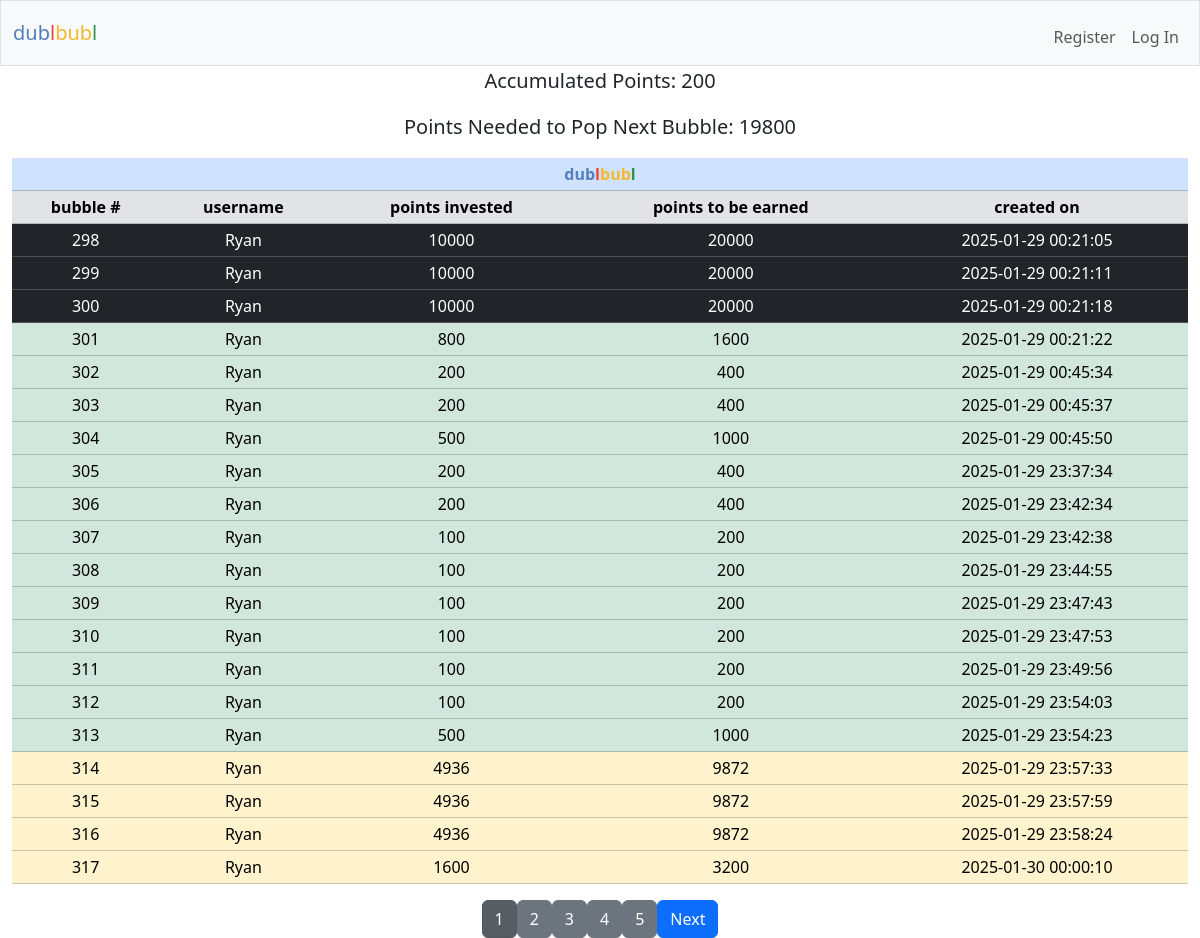
The page / on the database its author committed.
### tables this page shows
CREATE TABLE points_tracker (
            tracker_id INTEGER PRIMARY KEY AUTOINCREMENT NOT NULL,
            current_points_in INTEGER NOT NULL,
            date_created TEXT NOT NULL        
        );

CREATE TABLE dublbubl (
    row_id INTEGER PRIMARY KEY AUTOINCREMENT NOT NULL,
    user_id INTEGER NOT NULL,
    username TEXT NOT NULL,
    points_in INTEGER NOT NULL,
    points_out INTEGER NOT NULL,
    date_created TEXT NOT NULL,        
    FOREIGN KEY (user_id) REFERENCES users(id)
    FOREIGN KEY (username) REFERENCES users(username)
);

### app.py (the view)
@app.route("/", methods=["GET", "POST"])
def index():
    try:
        dublbubl = cur.execute("SELECT * FROM dublbubl").fetchall()
        rows_per_page = 20
        page = request.args.get("page", 1, type=int)
        offset = (page - 1) * rows_per_page
        dublbubl = cur.execute("""
            SELECT * FROM dublbubl
            ORDER BY row_id ASC
            LIMIT ? OFFSET ?
        """, (rows_per_page, offset)).fetchall()
        total_rows = cur.execute("SELECT COUNT(*) FROM dublbubl").fetchone()[0]
        total_pages = (total_rows + rows_per_page - 1) // rows_per_page
        current_points_in = cur.execute("SELECT current_points_in FROM points_tracker").fetchone()
        oldest_row_points_out = cur.execute("SELECT points_out FROM dublbubl ORDER BY row_id ASC LIMIT 1").fetchone()
        user_id = session.get("user_id")
        if user_id:
            user = cur.execute("SELECT * FROM users WHERE id = ?", (user_id,)).fetchall()
            user_history = cur.execute("SELECT * FROM dublbubl_history WHERE user_id = ? ORDER BY row_id DESC LIMIT 5", (user_id,)).fetchall()
        else:
            user = None
            user_history = None
    except sqlite3.OperationalError as e:
        print("Error: dublbubl_history table does not exist, creating it.")
        init_db()
    points_in_required = oldest_row_points_out[0] - current_points_in[0]
    points = request.form.get("points")
    current_date = datetime.datetime.now().strftime("%Y-%m-%d %H:%M:%S")
    if request.method == "POST":
        if user_id is None:
            return "You must be logged in to submit points."
        if not points:
            return "No points entered"
        try:
            points = int(points)
        except ValueError:
            return "Invalid Input"
        if points is None:
            return "Invalid Input"
        elif points <= 0 or points > 10000:
            return "Points must be between 1 and 10000"
        user_id = session["user_id"]
        user = cur.execute("SELECT * FROM users WHERE id = ?", (user_id,)).fetchone()
        current_points = cur.execute("SELECT points FROM users WHERE id = ?", (user[0],)).fetchone()
        current_points = current_points[0] if current_points else 0  # Default to 0 if no value exists
        try:
            cur.execute("""
            INSERT INTO dublbubl (row_id, user_id, username, points_in, points_out, date_created)
            VALUES (?, ?, ?, ?, ?, ?)
            """, (None, user[0], user[1], points, (points * 2), current_date))
            total_points = current_points - points
            cur.execute("UPDATE users SET points = ? WHERE id = ?", (total_points, user[0]))
            con.commit()
            socketio.emit("update_point_balance", {
                "point_balance": total_points  # Emitting only the total points balance
            }, room=user[0])  # Emits only to the specific user
            print(f"Emitting update to room: {user[0]} with new balance: {total_points}")
        except Exception as e:
            print(f"Error inserting row into dublbubl: {e}")
            con.rollback()
        row_count = cur.execute("SELECT COUNT(*) FROM dublbubl").fetchone()[0]
        print(f"Number of rows in dublbubl: {row_count}")
        if row_count > 1:
            if current_points_in:
                new_points_in = current_points_in[0] + points
                cur.execute("UPDATE points_tracker SET current_points_in = ?, date_created = ?", (new_points_in, current_date))
            else:
                cur.execute("INSERT INTO points_tracker (current_points_in, date_created) VALUES (?, ?)", (points, current_date))
            con.commit()
        else:
            new_points_in = current_points_in[0] if current_points_in else 0
        oldest_row_points_out = cur.execute("SELECT points_out FROM dublbubl ORDER BY row_id ASC LIMIT 1").fetchone()
        while new_points_in >= oldest_row_points_out[0]:
            oldest_row_id = cur.execute("SELECT row_id FROM dublbubl ORDER BY row_id ASC LIMIT 1").fetchone()
            oldest_row = cur.execute("SELECT * FROM dublbubl ORDER BY row_id ASC LIMIT 1").fetchone()
            current_total_points = cur.execute("SELECT total_points_earned FROM users WHERE id = ?", (oldest_row[1],)).fetchone()
            current_total_points = current_total_points[0] if current_total_points else 0  # Default to 0 if no value exists
            points = cur.execute("SELECT points FROM users WHERE id = ?", (oldest_row[1],)).fetchone()
            points = points[0] if points else 0  # Default to 0 if no value exists
            if oldest_row:
                cur.execute("""
                INSERT INTO dublbubl_history (user_id, username, row_id, creator_id, creator_username, points_in, points_out, date_created, date_archived)
                VALUES (?, ? ,?, ?, ? ,?, ?, ?, ?)
                """, (user[0], user[1], oldest_row[0], oldest_row[1], oldest_row[2], oldest_row[3], oldest_row[4], oldest_row[5], current_date))
                con.commit()
                updated_user_history = cur.execute("""
                    SELECT * FROM dublbubl_history
                    ORDER BY row_id DESC LIMIT 5
                """).fetchall()
                socketio.emit("update_user_history", {
                    "history": [
                        {
                            "bubble_number": row[3],
                            "points_invested": row[6],
                            "points_earned": row[7],
                            "created_on": row[8],
                            "archived_on": row[9]
                        } for row in updated_user_history
                    ]
                }, room=user[0])  # Emits only to the specific user
                print(f"Emitting update to room: {user[0]} with updated user history: {oldest_row[4]}")
                total_points_earned = current_total_points + oldest_row[4]
                cur.execute("UPDATE users SET total_points_earned = ? WHERE id = ?", (total_points_earned, oldest_row[1]))
                con.commit()
                total_points = points + oldest_row[4]
                cur.execute("UPDATE users SET points = ? WHERE id = ?", (total_points, oldest_row[1]))
                con.commit()
                current_total_points = total_points_earned
                socketio.emit("update_point_balance", {
                    "username": user[1],
                    "point_balance": total_points
                }, room=user[0])  # Emits only to the specific user
                print(f"Emitting update to room: {user[0]} with new balance: {total_points}")
            cur.execute("DELETE FROM dublbubl WHERE row_id = ?", (oldest_row_id[0],))
            con.commit()
            remaining_points_in = new_points_in - oldest_row_points_out[0]
            cur.execute("UPDATE points_tracker SET current_points_in = ?, date_created = ?", (remaining_points_in, current_date))
            con.commit()
            updated_rows = cur.execute("""
                SELECT * FROM dublbubl
                ORDER BY row_id ASC
                LIMIT ? OFFSET ?
            """, (rows_per_page, offset)).fetchall()
            socketio.emit("update_table", {"rows": updated_rows, "page": page})
            new_points_in = remaining_points_in
            if row_count == 0 or new_points_in <= 0:
                break
        return redirect("/")
    else:
        return render_template('index.html', dublbubl=dublbubl, user=user, current_points_in=current_points_in, points_in_required=points_in_required, user_history=user_history, page=page, total_pages=total_pages)

### app.py (called while the page is built)
@app.after_request
def after_request(response):
    response.headers["Cache-Control"] = "no-cache, no-store, must-revalidate"
    response.headers["Expires"] = 0
    response.headers["Pragma"] = "no-cache"
    return response

### templates/index.html (shortened to what this page needs)
{% extends "layout.html" %}
{% block main %}
<figure class="text-center">
  <blockquote class="blockquote">
    <p>Accumulated Points: {{ current_points_in[0] }}</p>
    <p>Points Needed to Pop Next Bubble: {{ points_in_required }}</p>
  </blockquote>
</figure>
<table class="table table-success table-sm text-center">
  <thead class="table-primary">
    <tr class="table-primary">
      <th class="table-primary" colspan="5"><span class="blue">dub</span><span class="red">l</span><span class="yellow">bub</span><span class="green">l</span></th>
    </tr>
  </thead>
  <thead>
    <tr class="table-secondary">
      <th>bubble #</th>
      <th>username</th>
      <th>points invested</th>
      <th>points to be earned</th>
      <th>created on</th>
    </tr>
  </thead>
  <tbody id="dublbubl">
    {% for row in dublbubl %}
    <tr class="
    {% if row[3] == 10000 %}
      table-dark
    {% elif row[3] > 5000 %}
      table-danger
    {% elif row[3] > 1000 %}
      table-warning
    {% else %}
      table-success
    {% endif %}
    ">
      <td>{{ row[0] }}</td>
      <td>{{ row[2] }}</td>
      <td>{{ row[3] }}</td>
      <td>{{ row[4] }}</td>
      <td>{{ row[5] }}</td>
    </tr>
    {% endfor %}
  </tbody>
</table>
<div class="pagination d-flex justify-content-center align-items-center">
  {% for p in range(1, total_pages + 1) %}
    <a href="{{ url_for('index', page=p) }}" class="btn btn-secondary {% if p == page %}active{% endif %}">
      {{ p }}
    </a>
  {% endfor %}
  {% if page < total_pages %}
    <a href="{{ url_for('index', page=page+1) }}" class="btn btn-primary">Next</a>
  {% endif %}
</div>
{% endblock %}

### static/style.css (style rules this page uses)
* { margin: 0; padding: 0; box-sizing: border-box; }
html { font-family:Arial, Helvetica, sans-serif; font-size: 1rem; }
body { height: 100vh; }
.blue { color: #537fbe; }
.red { color: #ea433b; }
.yellow { color: #f5b82e; }
.green { color: #2e944b; }

### rows shown on the page
points_tracker: current_points_in "200"
dublbubl: row_id "298", username "Ryan", points_in "10000", points_out "20000", date_created "2025-01-29 00:21:05"
dublbubl: row_id "299", username "Ryan", points_in "10000", points_out "20000", date_created "2025-01-29 00:21:11"
dublbubl: row_id "300", username "Ryan", points_in "10000", points_out "20000", date_created "2025-01-29 00:21:18"
dublbubl: row_id "301", username "Ryan", points_in "800", points_out "1600", date_created "2025-01-29 00:21:22"
dublbubl: row_id "302", username "Ryan", points_in "200", points_out "400", date_created "2025-01-29 00:45:34"
dublbubl: row_id "303", username "Ryan", points_in "200", points_out "400", date_created "2025-01-29 00:45:37"
dublbubl: row_id "304", username "Ryan", points_in "500", points_out "1000", date_created "2025-01-29 00:45:50"
dublbubl: row_id "305", username "Ryan", points_in "200", points_out "400", date_created "2025-01-29 23:37:34"
dublbubl: row_id "306", username "Ryan", points_in "200", points_out "400", date_created "2025-01-29 23:42:34"
dublbubl: row_id "307", username "Ryan", points_in "100", points_out "200", date_created "2025-01-29 23:42:38"
dublbubl: row_id "308", username "Ryan", points_in "100", points_out "200", date_created "2025-01-29 23:44:55"
dublbubl: row_id "309", username "Ryan", points_in "100", points_out "200", date_created "2025-01-29 23:47:43"
dublbubl: row_id "310", username "Ryan", points_in "100", points_out "200", date_created "2025-01-29 23:47:53"
dublbubl: row_id "311", username "Ryan", points_in "100", points_out "200", date_created "2025-01-29 23:49:56"
dublbubl: row_id "312", username "Ryan", points_in "100", points_out "200", date_created "2025-01-29 23:54:03"
dublbubl: row_id "313", username "Ryan", points_in "500", points_out "1000", date_created "2025-01-29 23:54:23"
dublbubl: row_id "314", username "Ryan", points_in "4936", points_out "9872", date_created "2025-01-29 23:57:33"
dublbubl: row_id "315", username "Ryan", points_in "4936", points_out "9872", date_created "2025-01-29 23:57:59"
dublbubl: row_id "316", username "Ryan", points_in "4936", points_out "9872", date_created "2025-01-29 23:58:24"
dublbubl: row_id "317", username "Ryan", points_in "1600", points_out "3200", date_created "2025-01-30 00:00:10"

### other values the page prints
{{ points_in_required }} "19800"
{{ p }} "1" "2" "3" "4" "5"
